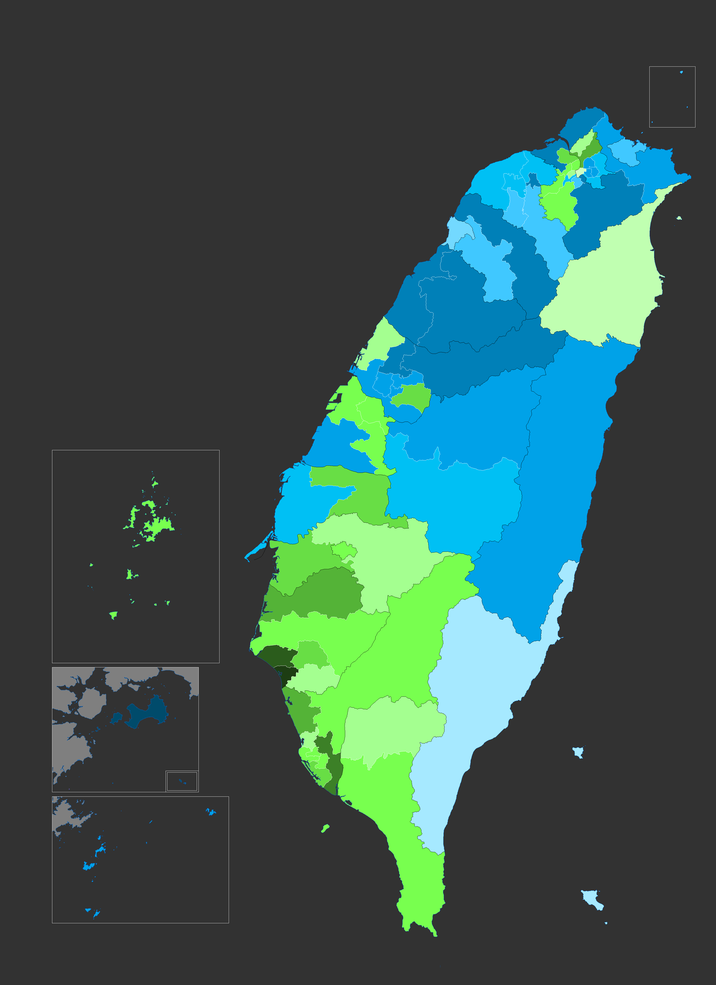
#> input picture LegislationYuan/1992-2024/map/legislative_district_2024_party_lead_map.png, 716 x 985 px, shrunk from 3203 x 4404 before the run
$ python build_map_assets.py
#> lines starting #> are read from the running program, lines starting #| are printed output that depends on the picture; after the words box and inside, x2 and y2 are one past the last pixel; in counts of white or black regions, pixels touching at a corner belong together
# -*- coding: utf-8 -*-
"""
build_map_assets.py — 把海報地圖轉成看板可用的透明底 PNG

★ 依使用者指示：**只去海色、只等比例縮放，不做任何剪裁**。
  金馬離島面板、右上角圖例小方框、大陸輪廓、標題圖例 —— 海報裡有什麼就保留什麼，
  空間上一律不挖不切（先前挖大陸、切方框、抽離島的邏輯全部移除）。
  縮放由渲染器的 contain()（等比例 contain 進框）完成，素材本身保持原尺寸。

★ 2026-11-20：地圖來源改為 `map/` 支線新產出的 party_lead 系列（四張，均 3203×4404）：
    主圖 1  ← legislative_district_2024_party_lead_map.png    （選區級）
    主圖 2  ← legislative_township_2024_party_lead_map.png    （鄉鎮市區級）
    輔圖 1  ← legislative_election_2024_party_lead_map.png    （選舉得票級）
    輔圖 2  ← legislative_county_2024_party_lead_map.png      （縣市級）
  舊的 `video/2024.png`（鄉鎮）/ `video/2024-2.png`（縣市）不再使用。
"""

import os
import numpy as np
from PIL import Image

HERE = os.path.dirname(os.path.abspath(__file__))
OUT = os.path.join(HERE, "assets")

# 1992-2024/map（同層）與 2008-2024/map（上兩層）
MAP_1992 = os.path.join(HERE, os.pardir, "map")
MAP_2008 = os.path.join(HERE, os.pardir, os.pardir, "2008-2024", "map")

JOBS = [
    # (來源, 輸出, 角色)
    (os.path.join(MAP_1992, "legislative_district_2024_party_lead_map.png"),
     "tw2024_district.png", "主圖 1 · 選區級"),
    (os.path.join(MAP_2008, "legislative_township_2024_party_lead_map.png"),
     "tw2024_township.png", "主圖 2 · 鄉鎮市區級"),
    (os.path.join(MAP_1992, "legislative_election_2024_party_lead_map.png"),
     "tw2024_election.png", "輔圖 1 · 選舉得票級"),
    (os.path.join(MAP_2008, "legislative_county_2024_party_lead_map.png"),
     "tw2024_county.png", "輔圖 2 · 縣市級"),
]

SEA = np.array([50, 50, 50])             # 海報底色 #323232


def build(src, dst, role="", tol=14):
    """整張海報 → 透明底 PNG：只有「海色 → alpha 0」這一步，其餘原樣保留。"""
#> called with dst = 'tw2024_district.png', role = '主圖 1 · 選區級', tol = 14
    im = Image.open(src).convert("RGB")
#> im is the input picture: PIL image 716x985 RGB; mean R, G, B 56.2, 88, 82.8
    a = np.asarray(im).astype(np.int16)
    h, w = a.shape[:2]
#> h = 985; w = 716

    fg = np.abs(a - SEA).max(axis=2) > tol
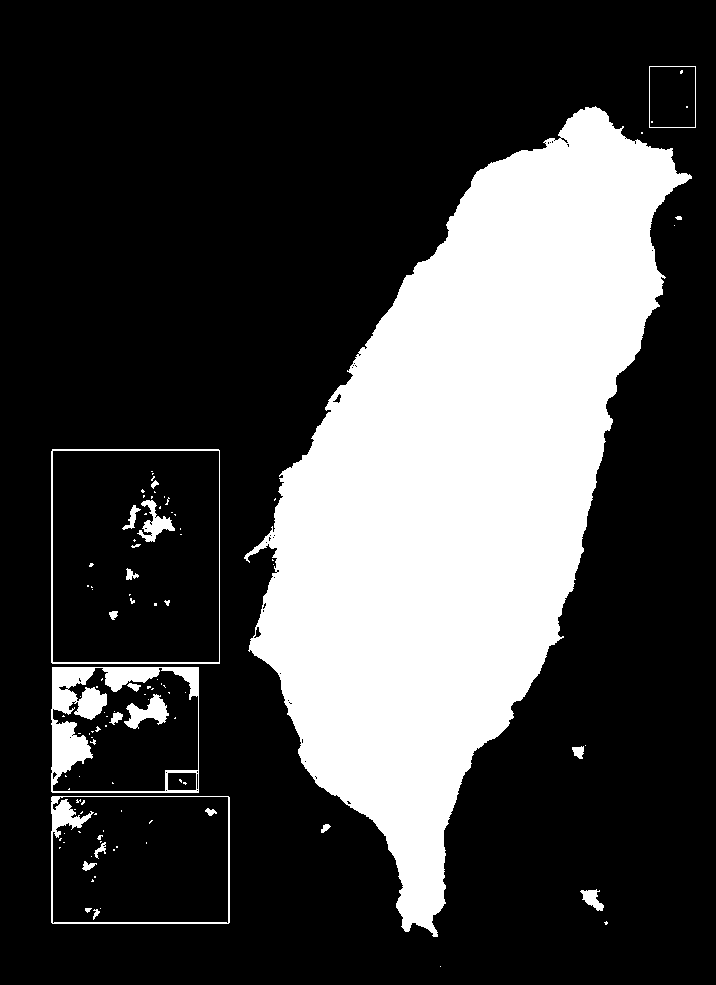
#> fg: shape (985, 716) bool; 26.7% white; 110 white regions (86 under 20 px), largest, box (x1, y1, x2, y2) and area: (244, 106, 692, 937) 176597, (51, 667, 199, 793) 5508, (51, 796, 230, 924) 1703

    rgba = np.zeros((h, w, 4), dtype=np.uint8)
    rgba[..., :3] = a.astype(np.uint8)
    rgba[..., 3] = (fg * 255).astype(np.uint8)
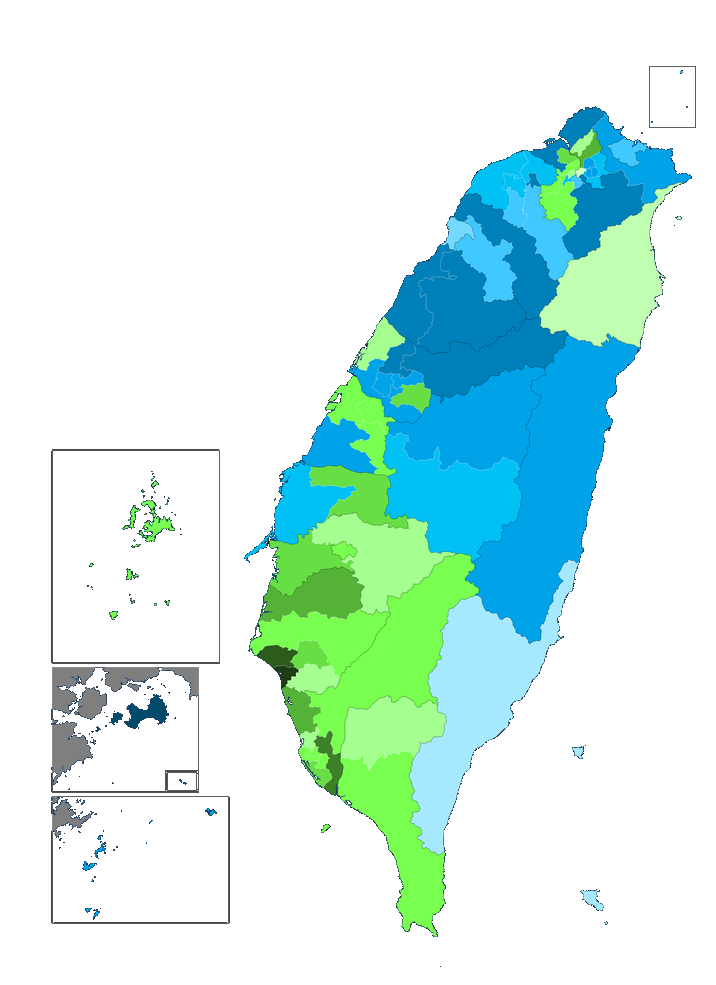
#> rgba: shape (985, 716, 4); mean R, G, B, A 56.2, 88, 82.8, 68.1; transparent parts drawn white

    os.makedirs(OUT, exist_ok=True)
    out = os.path.join(OUT, dst)
    Image.fromarray(rgba, "RGBA").save(out)
    print(f"{role}：{os.path.basename(src)} → {dst}  {w}×{h}  整張保留（僅去海色，無剪裁）")
#| 主圖 1 · 選區級：legislative_district_2024_party_lead_map.png → tw2024_district.png  716×985  整張保留（僅去海色，無剪裁）
    return out


if __name__ == "__main__":
    for s, d, r in JOBS:
        build(s, d, r)
#> pass 2 of the loop `for s, d, r in JOBS:`:
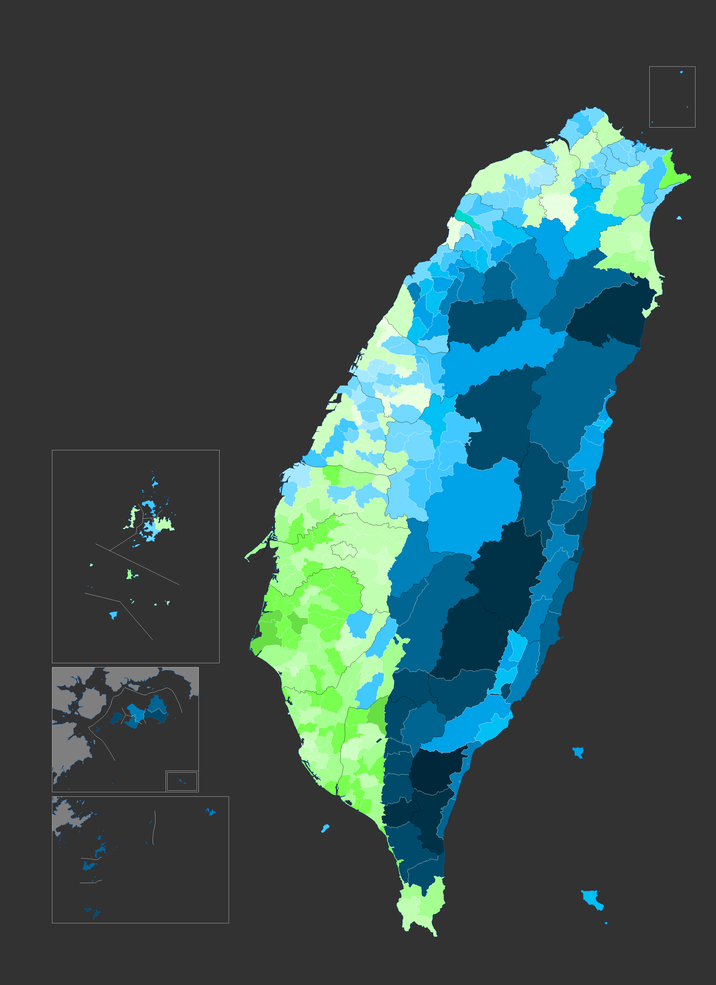
#> input picture LegislationYuan/2008-2024/map/legislative_township_2024_party_lead_map.png, 716 x 985 px, shrunk from 3203 x 4404 before the run
#> in build, im is the input picture: PIL image 716x985 RGB; mean R, G, B 55.3, 79.8, 80.2
#> in build (call 2), `fg = np.abs(a - SEA).max(axis=2) > tol`:
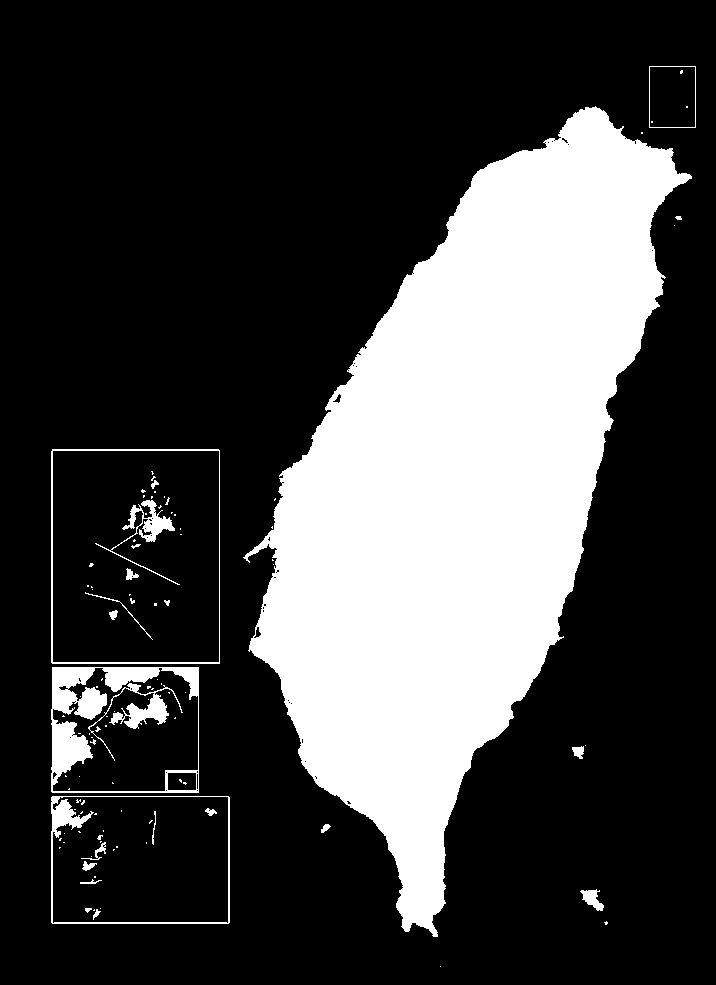
#> fg: shape (985, 716) bool; 26.8% white; 106 white regions (82 under 20 px), largest, box (x1, y1, x2, y2) and area: (243, 106, 692, 937) 176635, (51, 667, 199, 793) 5508, (51, 796, 230, 924) 1703
#> in build (call 2), `rgba[..., 3] = (fg * 255).astype(np.uint8)`:
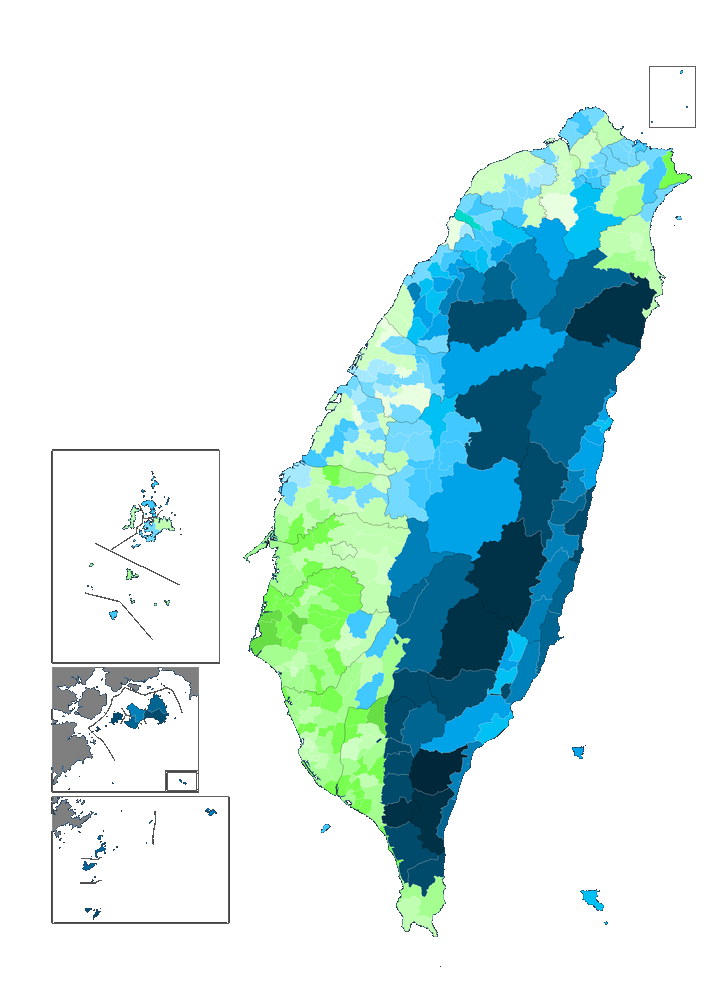
#> rgba: shape (985, 716, 4); mean R, G, B, A 55.3, 79.8, 80.2, 68.4; transparent parts drawn white
#| 主圖 2 · 鄉鎮市區級：legislative_township_2024_party_lead_map.png → tw2024_township.png  716×985  整張保留（僅去海色，無剪裁）
#> pass 3 of the loop `for s, d, r in JOBS:`:
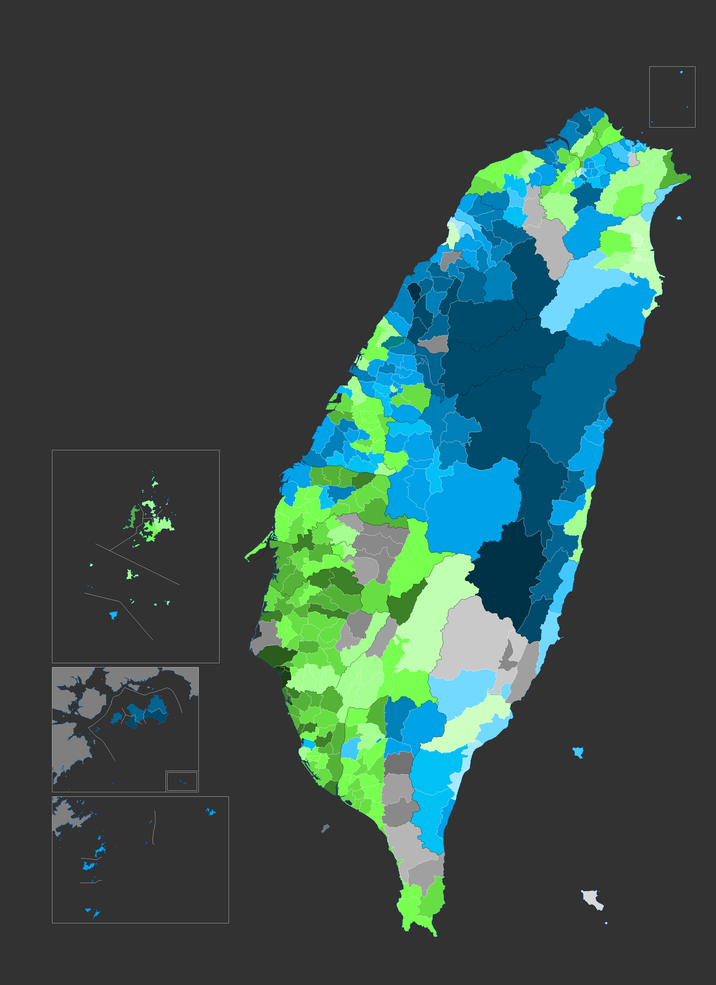
#> input picture LegislationYuan/1992-2024/map/legislative_election_2024_party_lead_map.png, 716 x 985 px, shrunk from 3203 x 4404 before the run
#> in build, im is the input picture: PIL image 716x985 RGB; mean R, G, B 55.7, 80.4, 76.3
#> in build (call 3), `fg = np.abs(a - SEA).max(axis=2) > tol`:
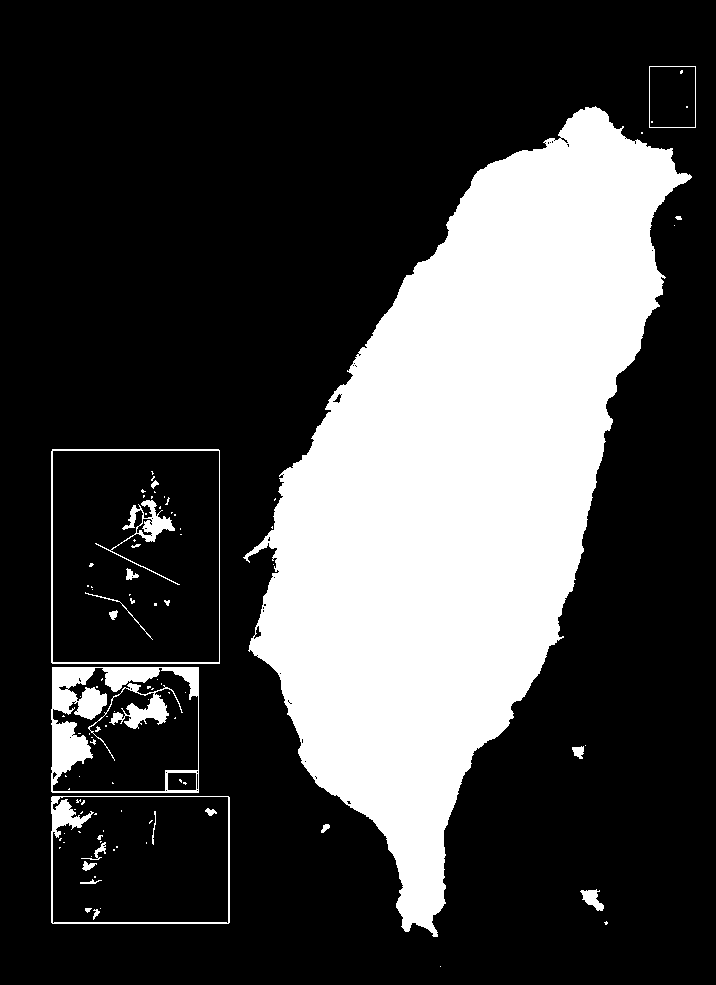
#> fg: shape (985, 716) bool; 26.8% white; 104 white regions (80 under 20 px), largest, box (x1, y1, x2, y2) and area: (243, 106, 692, 937) 176587, (51, 667, 199, 793) 5508, (51, 796, 230, 924) 1703
#> in build (call 3), `rgba[..., 3] = (fg * 255).astype(np.uint8)`:
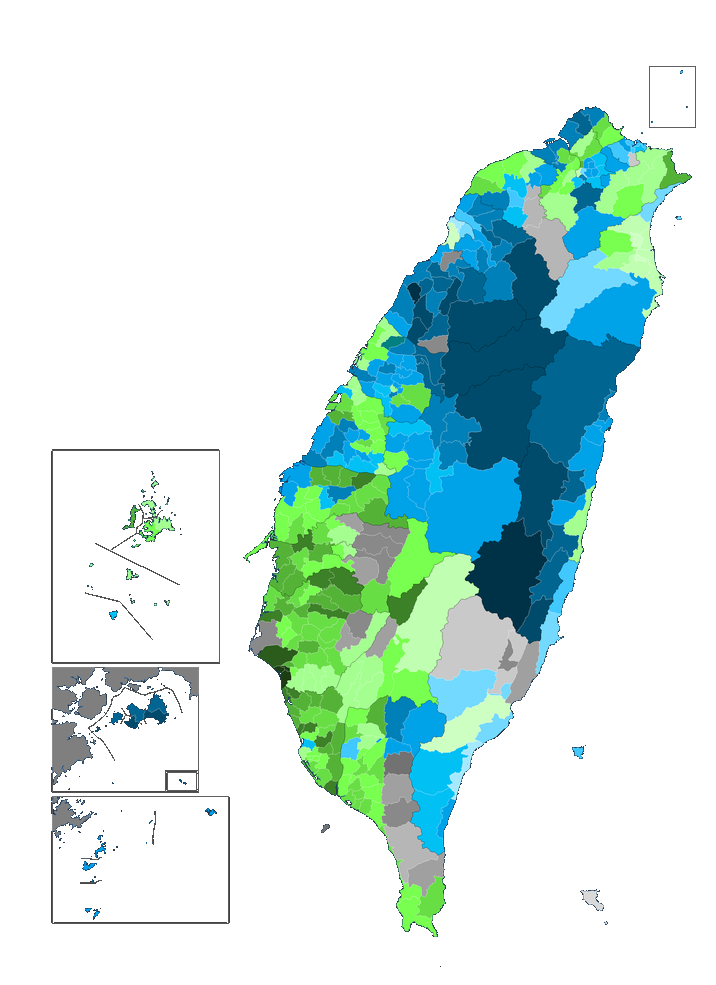
#> rgba: shape (985, 716, 4); mean R, G, B, A 55.7, 80.4, 76.3, 68.4; transparent parts drawn white
#| 輔圖 1 · 選舉得票級：legislative_election_2024_party_lead_map.png → tw2024_election.png  716×985  整張保留（僅去海色，無剪裁）
#> (the run stopped early here; a loop or call above may not have finished)
